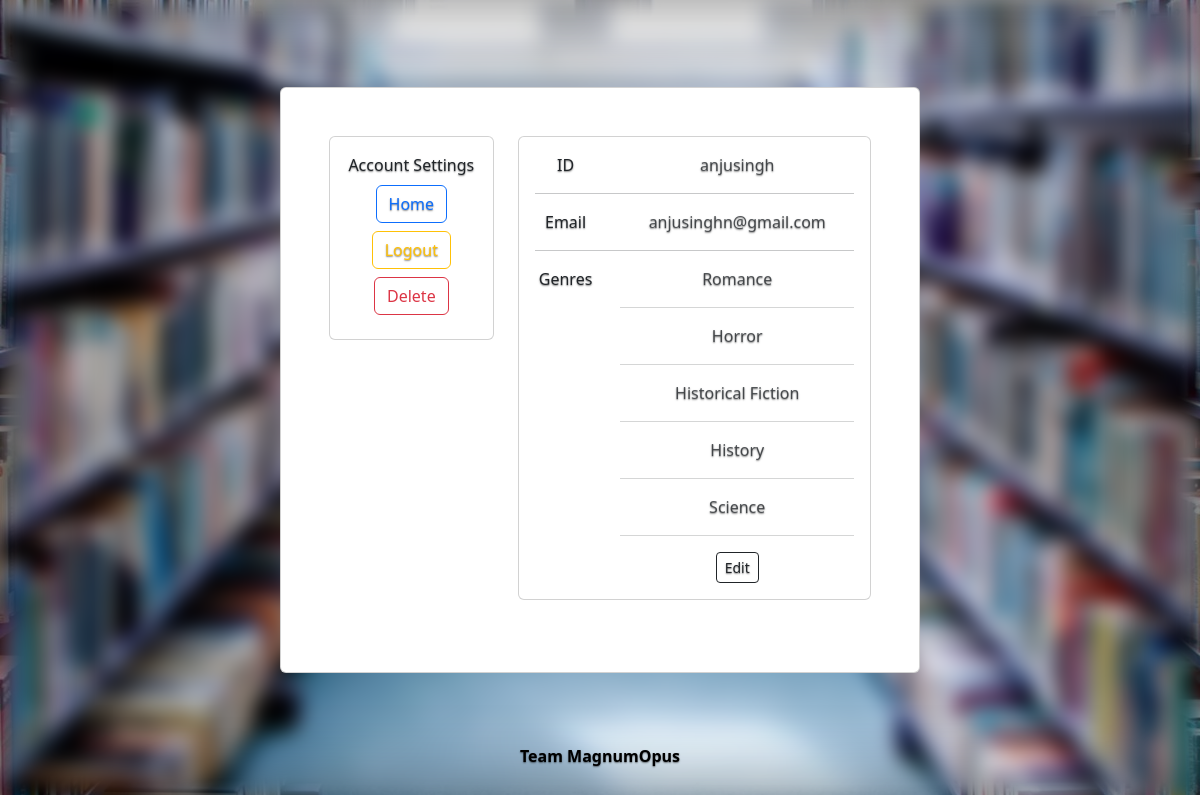
The page /profile/ (signed in) on the database its author committed.
### library/models.py (models this page shows)
class User(AbstractUser):
    favorite_genres = models.ManyToManyField(Genre)

class Genre(models.Model):
    genre = models.CharField(max_length=50)
    def __str__(self):
        return self.genre

### library/views/views.py (the view)
# urls.py: path("profile/", views.profile, name="profile"),
def profile(request):
    if not request.user.is_authenticated: return redirect('welcome')
    return render(request, "library/profile.html", {
        'favorite_genres': request.user.favorite_genres.all()
    })

### library/templates/library/profile.html
{% extends "library/layout.html" %}
{% load static %}
{% block body %}
<section>
    <div class="container py-5 card p-5">
      <div class="row">
        <div class="col-lg-4">
          <div class="card mb-4">
            <div class="card-body text-center">
                Account Settings
                <div class="d-flex justify-content-center mb-2 mt-2">
                  <a href='{% url "index" %}' type="button" class="btn btn-outline-primary">Home</a>
              </div>
                <div class="d-flex justify-content-center mb-2 mt-2">
                    <a href='{% url "logout" %}' type="button" class="btn btn-outline-warning">Logout</a>
                </div>
              <div class="d-flex justify-content-center mb-2">
                <button type="button" class="btn btn-outline-danger">Delete</button>
              </div>
            </div>
          </div>
        </div>
        <div class="col-lg-8">
          <div class="card mb-4">
            <div class="card-body">
              <div class="row">
                <div class="col-sm-3">
                  <p class="mb-0">ID</p>
                </div>
                <div class="col-sm-9">
                  <p class="text-muted mb-0">{{user.username}}</p>
                </div>
              </div>
              <hr>
              <div class="row">
                <div class="col-sm-3">
                  <p class="mb-0">Email</p>
                </div>
                <div class="col-sm-9">
                  <p class="text-muted mb-0">{{user.email}}</p>
                </div>
              </div>
              <hr>
              <div class="row">
                <div class="col-sm-3">
                  <p class="mb-0">Genres</p>
                  <br>
                </div>
                <div class="col-sm-9">
                  <div class="text-muted mb-0" style='overflow-wrap: break-word;'>
                    {% for genre in favorite_genres %}
                    <span>{{genre}}</span><hr>
                    {% endfor %}
                    <a class='btn btn-outline-dark btn-sm' href='{% url "choice" %}'>Edit</a>
                  </div>
                </div>
              </div>
            </div>
          </div>
        </div>
      </div>
    </div>
  </section>
{% endblock %}

### library/static/library/cover.css (style rules this page uses)
body { text-shadow: 0 .05rem .1rem rgba(0, 0, 0, .5); box-shadow: inset 0 0 5rem rgba(0, 0, 0, .5); }

### rows shown on the page
User: username "anjusingh", email "anjusinghn@gmail.com"
Genre: genre "Romance"
Genre: genre "Horror"
Genre: genre "Historical Fiction"
Genre: genre "History"
Genre: genre "Science"
